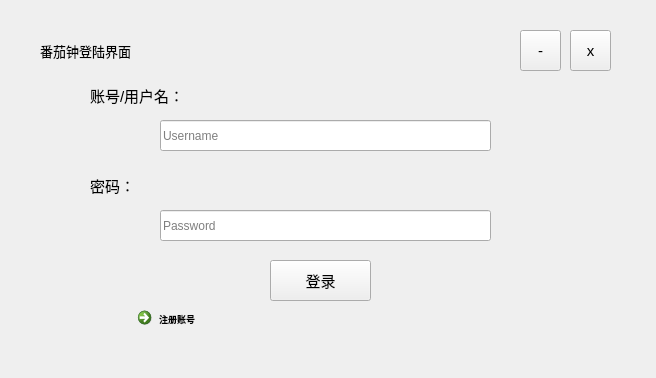
<?xml version="1.0" encoding="UTF-8"?>
<ui version="4.0">
 <class>load</class>
 <widget class="QWidget" name="load">
  <property name="geometry">
   <rect>
    <x>0</x>
    <y>0</y>
    <width>656</width>
    <height>378</height>
   </rect>
  </property>
  <property name="windowTitle">
   <string>load</string>
  </property>
  <widget class="QLabel" name="label">
   <property name="geometry">
    <rect>
     <x>40</x>
     <y>30</y>
     <width>161</width>
     <height>41</height>
    </rect>
   </property>
   <property name="font">
    <font>
     <pointsize>10</pointsize>
    </font>
   </property>
   <property name="text">
    <string>番茄钟登陆界面</string>
   </property>
  </widget>
  <widget class="QLabel" name="label_2">
   <property name="geometry">
    <rect>
     <x>90</x>
     <y>80</y>
     <width>201</width>
     <height>31</height>
    </rect>
   </property>
   <property name="font">
    <font>
     <pointsize>11</pointsize>
    </font>
   </property>
   <property name="text">
    <string>账号/用户名：</string>
   </property>
  </widget>
  <widget class="QLabel" name="label_3">
   <property name="geometry">
    <rect>
     <x>90</x>
     <y>170</y>
     <width>91</width>
     <height>31</height>
    </rect>
   </property>
   <property name="font">
    <font>
     <pointsize>11</pointsize>
    </font>
   </property>
   <property name="text">
    <string>密码：</string>
   </property>
  </widget>
  <widget class="QToolButton" name="minButton">
   <property name="geometry">
    <rect>
     <x>520</x>
     <y>30</y>
     <width>41</width>
     <height>41</height>
    </rect>
   </property>
   <property name="font">
    <font>
     <pointsize>11</pointsize>
    </font>
   </property>
   <property name="text">
    <string>-</string>
   </property>
  </widget>
  <widget class="QToolButton" name="closeButton">
   <property name="geometry">
    <rect>
     <x>570</x>
     <y>30</y>
     <width>41</width>
     <height>41</height>
    </rect>
   </property>
   <property name="font">
    <font>
     <pointsize>11</pointsize>
    </font>
   </property>
   <property name="text">
    <string>x</string>
   </property>
  </widget>
  <widget class="QPushButton" name="loadButton">
   <property name="geometry">
    <rect>
     <x>270</x>
     <y>260</y>
     <width>101</width>
     <height>41</height>
    </rect>
   </property>
   <property name="font">
    <font>
     <pointsize>11</pointsize>
    </font>
   </property>
   <property name="text">
    <string>登录</string>
   </property>
  </widget>
  <widget class="QCommandLinkButton" name="enrollButton">
   <property name="geometry">
    <rect>
     <x>130</x>
     <y>300</y>
     <width>171</width>
     <height>41</height>
    </rect>
   </property>
   <property name="font">
    <font>
     <pointsize>7</pointsize>
    </font>
   </property>
   <property name="text">
    <string>注册账号</string>
   </property>
  </widget>
  <widget class="QLineEdit" name="userName">
   <property name="geometry">
    <rect>
     <x>160</x>
     <y>120</y>
     <width>331</width>
     <height>31</height>
    </rect>
   </property>
   <property name="placeholderText">
    <string>Username</string>
   </property>
  </widget>
  <widget class="QLineEdit" name="passWord">
   <property name="geometry">
    <rect>
     <x>160</x>
     <y>210</y>
     <width>331</width>
     <height>31</height>
    </rect>
   </property>
   <property name="placeholderText">
    <string>Password</string>
   </property>
  </widget>
 </widget>
 <resources/>
 <connections/>
</ui>
